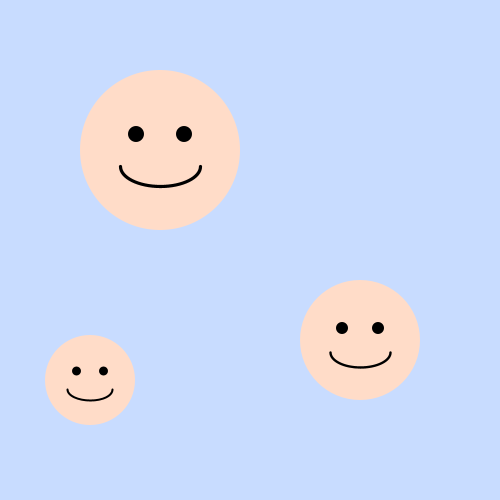
Frame 1 (no input)
Frame 2 (the mouse pressed at the canvas centre, redrawn once): identical to frame 1, image omitted

The Processing sketch that drew this single still picture (run headless with seeded random() and noise(); the mouse was pressed at the canvas centre and the sketch redrawn once):

// Processing sketch: face-exercise
// ── face-exercise.pde
// Face Exercise
// Draws a face by calling one reusable function more than once.
//
// The face used to be drawn with one long list of shape commands.
// Once that drawing lived inside a function (drawFace), calling it
// again with different numbers became the easy way to make more faces.

void setup() {
  size(500, 500);
  noLoop(); // The drawing does not change on its own, so draw() only needs to run once.
}

void draw() {
  background(200, 220, 255);

  // Same function, three different parameters: position and size change,
  // the drawing code does not.
  drawFace(160, 150, 160);
  drawFace(360, 340, 120);
  drawFace(90, 380, 90);
}

// x and y are the center of the face. diameter controls its size.
// Everything inside this function is drawn relative to those three
// numbers, so the same code works for a big face or a small one.
void drawFace(float x, float y, float diameter) {
  // Face
  fill(255, 220, 200);
  noStroke();
  ellipse(x, y, diameter, diameter);

  // Eyes
  fill(0);
  float eyeOffsetX = diameter * 0.15;
  float eyeOffsetY = diameter * 0.1;
  float eyeSize = diameter * 0.1;
  ellipse(x - eyeOffsetX, y - eyeOffsetY, eyeSize, eyeSize);
  ellipse(x + eyeOffsetX, y - eyeOffsetY, eyeSize, eyeSize);

  // Mouth
  noFill();
  stroke(0);
  strokeWeight(max(2, diameter * 0.02));
  arc(x, y + diameter * 0.1, diameter * 0.5, diameter * 0.25, 0, PI);
}
